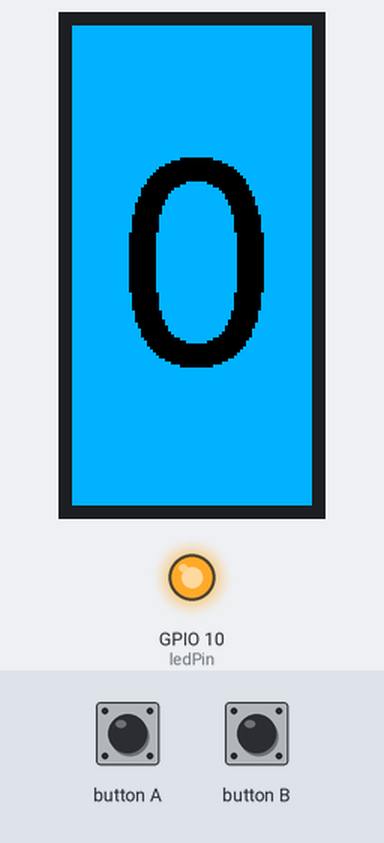
Bench run of a sketch on a simulated ESP32-S3. Parts: 80×160 colour display, output pins drawn as LEDs (lit = HIGH). The test bench sets the inputs (shaded band). WiFi joins after 1.5 s; servers stay silent unless stated; random numbers use the default seed unless the sketch sets one; what the sketch prints to the serial monitor is not drawn.

Above: at 1.7 s.
3.0 s: button A pressed for 1 s
At 5.2 s:
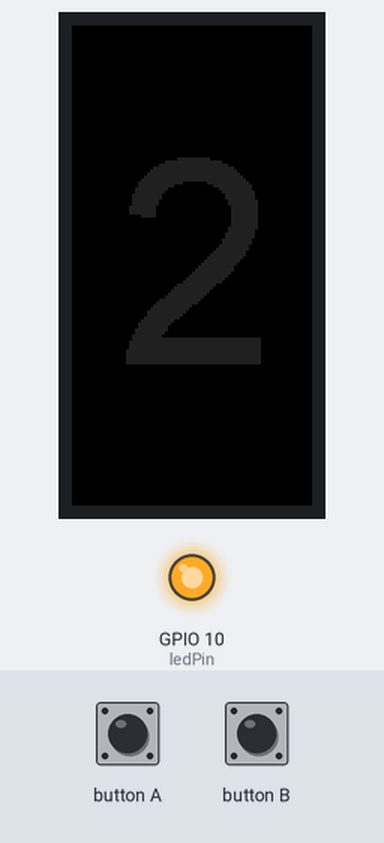
5.5 s: button A pressed for 1 s
At 6.52 s:
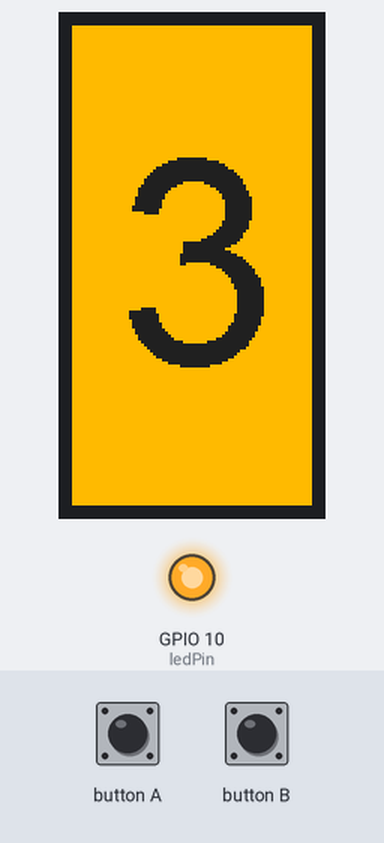
Timing chart, 0 to 8.5 s (numbered marks = the images above; inputs shaded):
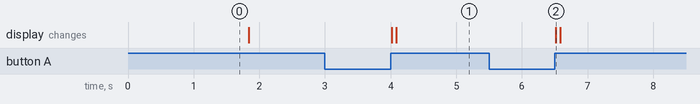

Measured:
- after the input at 3.0 s, the display: first changes after 1.0 s (image 1 shows a later state)
- after the input at 5.5 s, the display: changes after 1.0 s (image 2)

The sketch:

BlackMagicTally.ino
```cpp
/*****************
  Tally light ESP32 for Blackmagic ATEM switcher

  Version 2.0

  A wireless (WiFi) tally light for Blackmagic Design
  ATEM video switchers, based on the M5StickC ESP32 development
  board and the Arduino IDE.

  For more information, see:
  https://oneguyoneblog.com/2020/06/13/tally-light-esp32-for-blackmagic-atem-switcher/

  Based on the work of Kasper Skårhøj:
  https://github.com/kasperskaarhoj/SKAARHOJ-Open-Engineering

******************/

#include <M5StickC.h>
#include <WiFi.h>
#include <SkaarhojPgmspace.h>
#include <ATEMbase.h>
#include <ATEMstd.h>

IPAddress clientIp(192, 168, 0, 61);        	// IP address of the ESP32
IPAddress switcherIp(192, 168, 0, 60);	      // IP address of the ATEM switcher
ATEMstd AtemSwitcher;

// http://www.barth-dev.de/online/rgb565-color-picker/
#define GRAY  0x2104 //   32   32   32
#define GREEN 0x0200 //   0    64   0
#define RED   0xF800 //   255  0    0
#define ORANGE 0xFDC0 //  255  187  0
#define BLUE 0x059F //    0    179  255

const char* ssid = "wifiSSID";
const char* password =  "wifiPassword";

int cameraNumber = 0;
int startCameraNumber = 1;
int maxCameraNumber = 8;

int ledPin = 10;

int PreviewTallyPrevious = 1;
int ProgramTallyPrevious = 1;


void setup() {

  Serial.begin(9600);

  // Start the Ethernet, Serial (debugging) and UDP:
  M5.begin();

  drawLabel(BLUE, BLACK, HIGH);
  cameraNumber = startCameraNumber;

  WiFi.begin(ssid, password);

  while (WiFi.status() != WL_CONNECTED) {
    delay(500);
    Serial.println("Connecting to WiFi..");
  }
  Serial.println("Connected to the WiFi network");

  // initialize the M5StickC object

  pinMode(ledPin, OUTPUT);  // LED: 1 is on Program (Tally)
  digitalWrite(ledPin, HIGH); // off

  // Initialize a connection to the switcher:
  AtemSwitcher.begin(switcherIp);
  AtemSwitcher.serialOutput(0x80);
  AtemSwitcher.connect();
}

void loop() {

  // Check for packets, respond to them etc. Keeping the connection alive!
  AtemSwitcher.runLoop();

  // Changing camera number when btn A is pressed
  M5.update();

  bool cameraNumberChanged = false;
  if (M5.BtnA.wasReleasefor(500)){
    cameraNumber++;

    if(cameraNumber > maxCameraNumber)
      cameraNumber = startCameraNumber;

    cameraNumberChanged = true;

    drawLabel(ORANGE, GRAY, HIGH);
    delay(50);
  }

  //Tally light functionality
  int ProgramTally = AtemSwitcher.getProgramTally(cameraNumber);
  int PreviewTally = AtemSwitcher.getPreviewTally(cameraNumber);

  if ((ProgramTallyPrevious != ProgramTally) || (PreviewTallyPrevious != PreviewTally) || cameraNumberChanged) { // changed?

    if ((ProgramTally && !PreviewTally) || (ProgramTally && PreviewTally) ) { // only program, or program AND preview
      drawLabel(RED, BLACK, LOW);
    } else if (PreviewTally && !ProgramTally) { // only preview
      drawLabel(GREEN, BLACK, HIGH);
    } else if (!PreviewTally || !ProgramTally) { // neither
      drawLabel(BLACK, GRAY, HIGH);
    }

  }

  ProgramTallyPrevious = ProgramTally;
  PreviewTallyPrevious = PreviewTally;
}

void drawLabel(unsigned long int screenColor, unsigned long int labelColor, bool ledValue) {
  digitalWrite(ledPin, ledValue);
  M5.Lcd.fillScreen(screenColor);
  M5.Lcd.setTextColor(labelColor, screenColor);
  M5.Lcd.drawString(String(cameraNumber), 15, 40, 8);
}
```

ATEMbase.h
```cpp
// (licence header left out)
#ifndef ATEMbase_h
#define ATEMbase_h

#include "Arduino.h"

// #ifdef ESP8266
#include <WifiUDP.h>
// #else
// #include <EthernetUdp.h>
// #endif

#include <SkaarhojPgmspace.h>

#define ATEM_headerCmd_AckRequest 0x1	// Please acknowledge reception of this package...
#define ATEM_headerCmd_HelloPacket 0x2
#define ATEM_headerCmd_Resend 0x4			// This is a resent information
#define ATEM_headerCmd_RequestNextAfter 0x8	// I'm requesting you to resend something to me.
#define ATEM_headerCmd_Ack 0x10		// This package is an acknowledge to package id (byte 4-5) ATEM_headerCmd_AckRequest

#define ATEM_maxInitPackageCount 40		// The maximum number of initialization packages. By observation on a 2M/E 4K can be up to (not fixed!) 32. We allocate a f more then...
#define ATEM_packetBufferLength 96		// Size of packet buffer

#define ATEM_debug 0				// If "1" (true), more debugging information may hit the serial monitor, in particular when _serialDebug = 0x80. Setting this to "0" is recommended for production environments since it saves on flash memory.

class ATEMbase
{
  protected:
  	// #ifdef ESP8266
  	WiFiUDP _Udp;
  	// #else
	// EthernetUDP _Udp;					// UDP object for communication, see constructor.
	// #endif
	uint16_t _localPort; 				// Default local port to send from. Preferably it's chosen randomly inside the class.
	IPAddress _switcherIP;				// IP address of the switcher
	uint8_t _serialOutput;				// If set, the library will print status/debug information to the Serial object

	// ATEM Connection Basics
	uint16_t _localPacketIdCounter;  	// This is our counter for the command packages we might like to send to ATEM
	boolean _initPayloadSent;  			// If true, the initial reception of the ATEM memory has passed and we can begin to respond during the runLoop()
	uint8_t _initPayloadSentAtPacketId;	// The Remote Package ID at which point the initialization payload was completed.
	boolean _hasInitialized;  			// If true, all initial payload packets has been received during requests for resent - and we are completely ready to rock!
	boolean _isConnected;				// Set true if we have received a hello package from the switcher.
	uint16_t _sessionID;				// Session id of session, given by ATEM switcher
	unsigned long _lastContact;			// Last time (millis) the switcher sent a packet to us.
	uint16_t _lastRemotePacketID;		// The most recent Remote Packet Id from switcher
	uint8_t _missedInitializationPackages[(ATEM_maxInitPackageCount+7)/8];	// Used to track which initialization packages have been missed
	uint8_t _returnPacketLength;

	// ATEM Buffer:
	uint8_t _packetBuffer[ATEM_packetBufferLength];   		// Buffer for storing segments of the packets from ATEM and creating answer packets.

	uint16_t _cmdLength;				// Used when parsing packets
	uint16_t _cmdPointer;				// Used when parsing packets

	bool _cBundle;				// If set, we are building a set-command bundle.
	uint8_t _cBBO;		// Bundle Buffer Offset; This is an offset if you want to add more commands.

	uint8_t _ATEMmodel;

	bool neverConnected;
	bool waitingForIncoming;

  public:
    ATEMbase();
	void begin(const IPAddress ip);
	void begin(const IPAddress ip, const uint16_t localPort);
    void connect();
    void connect(const boolean useFixedPortNumber);
    void runLoop();
	void runLoop(uint16_t delayTime);

	uint16_t getATEM_lastRemotePacketId();
	uint16_t getSessionID();

	bool isConnected();
	bool hasInitialized();

  	void serialOutput(uint8_t level);
	bool hasTimedOut(unsigned long time, unsigned long timeout);

	float audioWord2Db(uint16_t input);
	uint16_t audioDb2Word(float input);

  	uint8_t getVideoSrcIndex(uint16_t videoSrc);
  	uint8_t getAudioSrcIndex(uint16_t audioSrc);

	uint16_t getVideoIndexSrc(uint8_t index);
	uint16_t getAudioIndexSrc(uint8_t index);

	uint8_t maxAtemSeriesVideoInputs();

	void commandBundleStart();
	void commandBundleEnd();
	void resetCommandBundle();

	uint8_t getATEMmodel();

  protected:
  	void _createCommandHeader(const uint8_t headerCmd, const uint16_t lengthOfData);
  	void _createCommandHeader(const uint8_t headerCmd, const uint16_t lengthOfData, const uint16_t remotePacketID);
  	void _sendPacketBuffer(uint8_t length);
	void _wipeCleanPacketBuffer();

	void _parsePacket(uint16_t packetLength);
	virtual void _parseGetCommands(const char *cmdString);
	bool _readToPacketBuffer();
	bool _readToPacketBuffer(uint8_t maxBytes);
	void _prepareCommandPacket(const char *cmdString, uint8_t cmdBytes, bool indexMatch=true);
	void _finishCommandPacket();
};

#endif
```

SkaarhojPgmspace.h
```cpp
#ifdef __arm__	/* Arduino DUE */


#define PSTR(str) (str)
#define strcpy_P(dest, src) strcpy((dest), (src))
#define strncpy_P(dest, src, n) strncpy((dest), (src), (n))
#define strcmp_P(a, b) strcmp((a), (b))
#define strncmp_P(a, b, n) strncmp((a), (b), (n))
#define pgm_read_byte_near(a) *(a)
// #define strlen_P(a) strlen((a))

#else


#endif
```

Source omitted: ATEMstd.h (16764 bytes)
